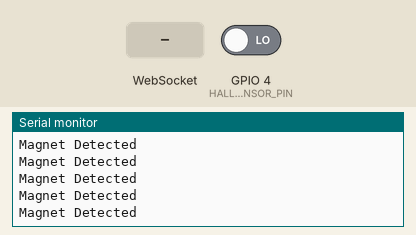
Recording of a program running on a simulated ESP32. On the bench: the last lines printed to the serial monitor. The inputs (shaded band) are chosen by the test bench; at power-on: GPIO 4 (HALL_SENSOR_PIN) LOW. WiFi joins after 1.5 s; servers stay silent unless stated.

Above: at 3.7 s.
3.8 s: GPIO 4 (HALL_SENSOR_PIN) driven HIGH
At 4.07 s:
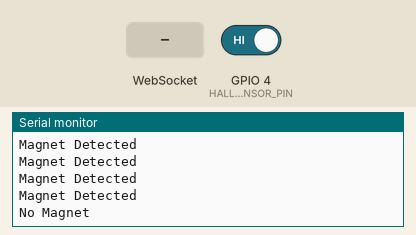
5.8 s: WebSocket text "1" received
At 5.91 s:
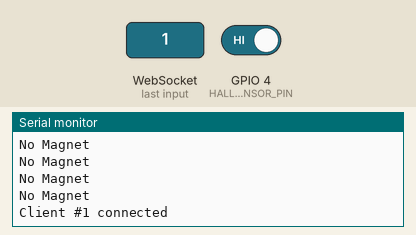
7.3 s: GPIO 4 (HALL_SENSOR_PIN) driven LOW
At 7.47 s:
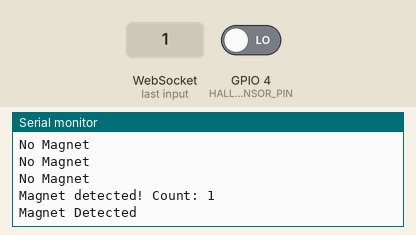

The program:

main.cpp
```cpp
#include <WiFi.h>
#include <ESPAsyncWebServer.h>
#include <AsyncTCP.h>

#ifndef WIFI_SSID
#define WIFI_SSID "YOUR_WIFI_SSID"
#endif

#ifndef WIFI_PASSWORD
#define WIFI_PASSWORD "YOUR_WIFI_PASSWORD"
#endif

#ifndef HALL_SENSOR_ACTIVE_HIGH
#define HALL_SENSOR_ACTIVE_HIGH 0
#endif

#ifndef HALL_SENSOR_COOLDOWN_MS
#define HALL_SENSOR_COOLDOWN_MS 5000
#endif

// WiFi credentials are supplied by PlatformIO build flags.
const char* ssid = WIFI_SSID;
const char* password = WIFI_PASSWORD;

// Pin
#define HALL_SENSOR_PIN 4

// WebSocket server
AsyncWebServer server(80);
AsyncWebSocket ws("/ws");

// Device metadata
const char* deviceName = "LeRobot Harvester ESP32";

// State
int  counter        = 0;
bool magnetDetected = false;
bool lastState      = false;   // tracks previous sensor state
unsigned long lastTriggerTime = 0;
const unsigned long COOLDOWN_MS = HALL_SENSOR_COOLDOWN_MS;

String buildJson();

// WebSocket event handler
void onWsEvent(AsyncWebSocket* server, AsyncWebSocketClient* client,
               AwsEventType type, void* arg, uint8_t* data, size_t len) {
  if (type == WS_EVT_CONNECT) {
    Serial.printf("Client #%u connected\n", client->id());
    // Send current state immediately on connect
    String json = buildJson();
    client->text(json);
  } else if (type == WS_EVT_DISCONNECT) {
    Serial.printf("Client #%u disconnected\n", client->id());
  }
}

// Build JSON payload
String buildJson() {
  String json = "";
  json += "{";
  json += "\"device\":\"";
  json += deviceName;
  json += "\"";
  json += ",\"ip\":\"";
  json += WiFi.localIP().toString();
  json += "\"";
  json += ",\"count\":";
  json += String(counter);
  json += ",\"plucked\":";
  json += (magnetDetected ? "true" : "false");
  json += ",\"cooldown\":";
  json += String(millis() - lastTriggerTime);
  json += ",\"cooldownMs\":";
  json += String(COOLDOWN_MS);
  json += ",\"uptimeMs\":";
  json += String(millis());
  json += ",\"wifiRssi\":";
  json += String(WiFi.RSSI());
  json += ",\"heapFree\":";
  json += String(ESP.getFreeHeap());
  json += ",\"wsClients\":";
  json += String(ws.count());
  json += "}";
  return json;
}

void setup() {
  Serial.begin(115200);
  delay(1000);

  pinMode(HALL_SENSOR_PIN, INPUT);

  // Connect to WiFi
  Serial.print("Connecting to WiFi");
  WiFi.begin(ssid, password);
  while (WiFi.status() != WL_CONNECTED) {
    delay(500);
    Serial.print(".");
  }
  Serial.println("\nConnected! IP: " + WiFi.localIP().toString());

  // Start WebSocket
  ws.onEvent(onWsEvent);
  server.addHandler(&ws);
  server.begin();
  Serial.println("WebSocket server started on ws://" + WiFi.localIP().toString() + "/ws");
}

void loop() {
  int  sensorState    = digitalRead(HALL_SENSOR_PIN);
  bool currentMagnet = HALL_SENSOR_ACTIVE_HIGH ? (sensorState == HIGH) : (sensorState == LOW);
  unsigned long now   = millis();

  // Detect a fresh transition into the configured active state.
  // Count only once per cooldown window.
  if (currentMagnet && !lastState) {
    if (now - lastTriggerTime >= COOLDOWN_MS) {
      counter++;
      lastTriggerTime = now;
      Serial.printf("Magnet detected! Count: %d\n", counter);
    } else {
      unsigned long remaining = (COOLDOWN_MS - (now - lastTriggerTime)) / 1000;
      Serial.printf("Cooldown active - %lus remaining, count ignored\n", remaining);
    }
  }

  // Update state
  magnetDetected = currentMagnet;
  lastState      = currentMagnet;

  if (currentMagnet) {
    Serial.println("Magnet Detected");
  } else {
    Serial.println("No Magnet");
  }

  // Broadcast to all connected browsers
  if (ws.count() > 0) {
    ws.textAll(buildJson());
  }

  ws.cleanupClients();
  delay(200);
}
```

Measured:
- after the input at 3.8 s, the serial monitor: prints a new line after 0.11 s (image 1)
- after the input at 5.8 s, the serial monitor: prints a new line at once (image 2)
- after the input at 7.3 s, the serial monitor: prints a new line at once (image 3)
